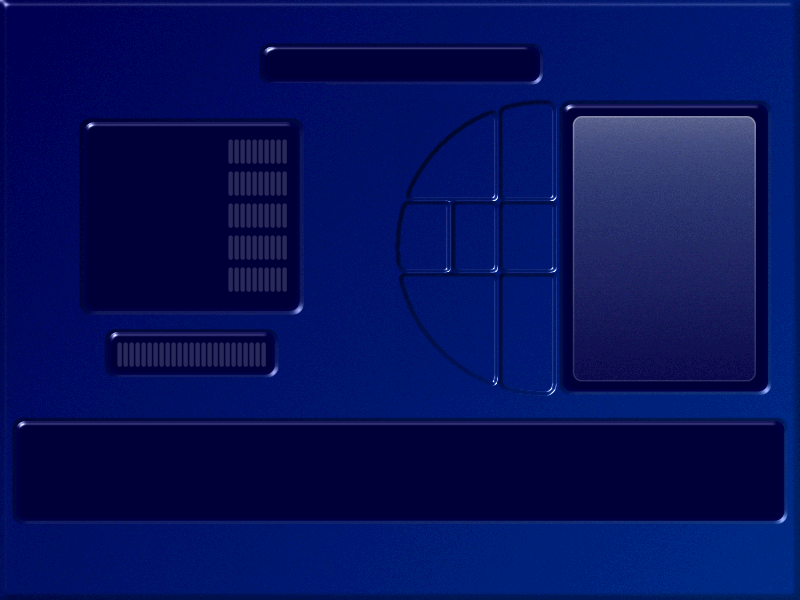
#> input picture tools/iff-dump/uigr-png/0106_CreateACharBack.png, 800 x 600 px, found by its file name
$ python diff_art.py
#> lines starting #> are read from the running program, lines starting #| are printed output that depends on the picture; pictures that were not available may be replaced by others from this repository, and a replacement may not be noted
#!/usr/bin/env python3
"""Whole-image diff: capture casorig-cac art area vs original CreateACharBack.
Tests whether the mauve hole is a color remap of the same art or a different image."""
from PIL import Image
import numpy as np

UIGR = "/Users/nathannoom/Developer/Games/The Sims/simitone-fork/tools/iff-dump/uigr-png/0106_CreateACharBack.png"
CAP = "/Users/nathannoom/Developer/Games/The Sims/simitone-fork/build/ui-audit/r240/default/uisurvey-casorig-cac.png"

art = np.array(Image.open(UIGR).convert("RGB"), dtype=np.float64)
cap = np.array(Image.open(CAP).convert("RGB"), dtype=np.float64)
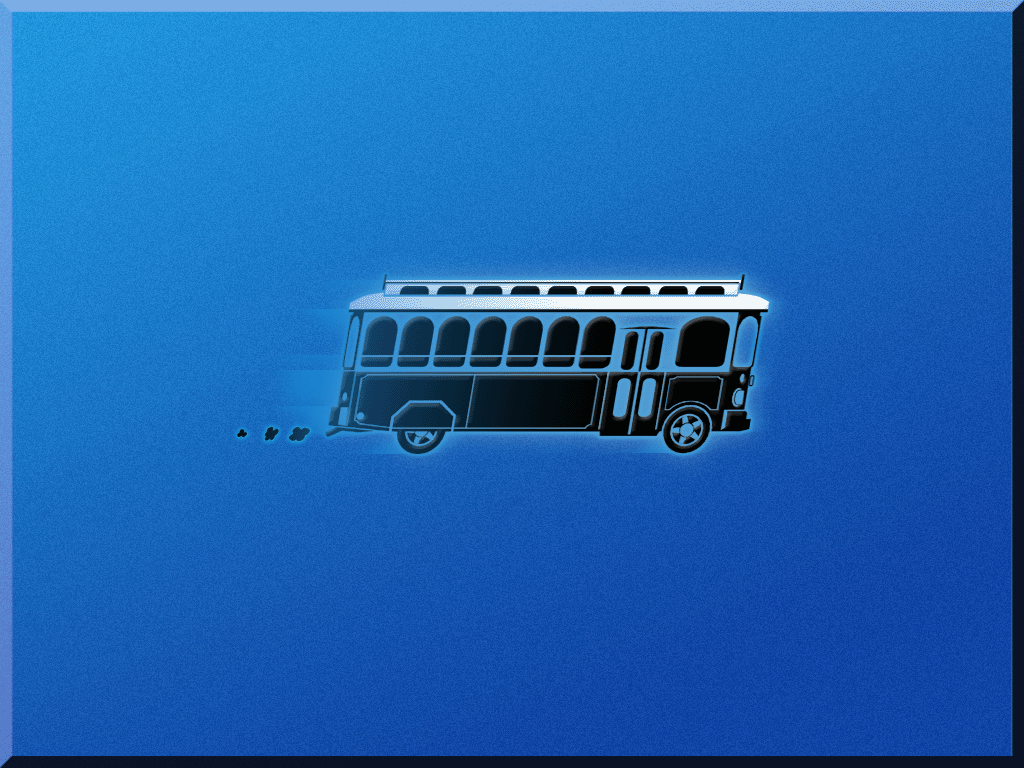
#> input picture tools/iff-dump/uigr-png/0010_Bus_loadscreen_1024x768.png, 1024 x 768 px, given in place of uisurvey-casorig-cac.png, which was not available

# default run: art at top-left (0,0), 800x600 within 1024x768
A = art
C = cap[:600, :800]
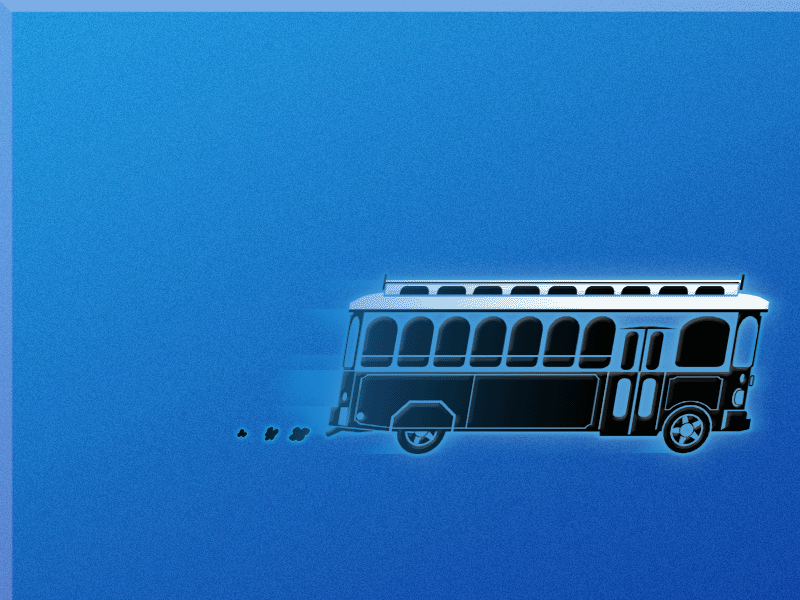
#> C: shape (600, 800, 3) float64; mean R, G, B 32.4, 112.1, 185.4

diff = np.abs(A - C).mean(axis=2)
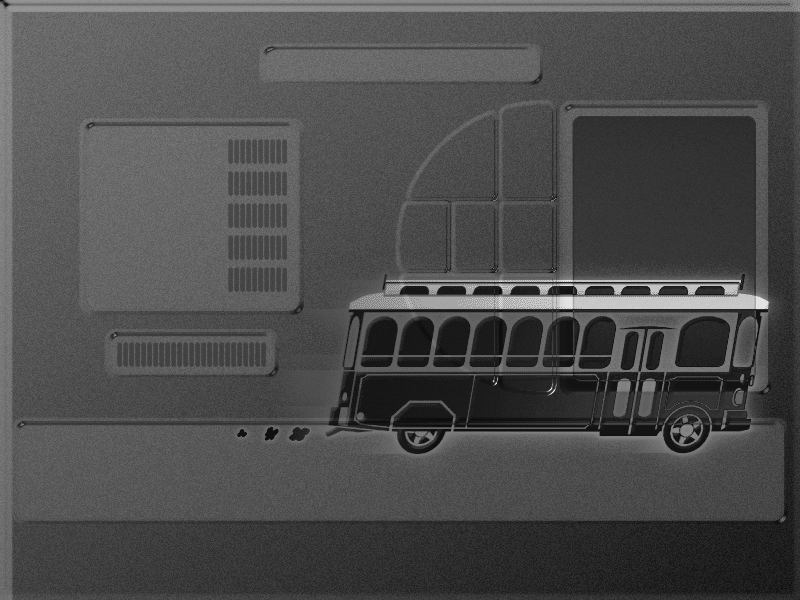
#> diff: shape (600, 800) float64; min 9.33, max 235, mean 76.7
print(f"whole-art mean abs diff = {diff.mean():.1f}")
#| whole-art mean abs diff = 76.7
# map of differences by region: 10x10 blocks, report blocks with mean diff > 25
print("high-diff blocks (x0,y0 -> meandiff):")
blocks = []
for by in range(0, 600, 60):
    for bx in range(0, 800, 80):
        d = diff[by:by+60, bx:bx+80].mean()
        if d > 25:
            blocks.append((bx, by, d))
#> after the loop, blocks = 100 items, first 6: (0, 0, 114.7), (80, 0, 108.9), (160, 0, 105.2), (240, 0, 103.5), (320, 0, 101.4), (400, 0, 98.56)
for bx, by, d in sorted(blocks, key=lambda t: -t[2])[:20]:
    print(f"  ({bx:3d},{by:3d}) {d:.0f}")
#> this loop made 20 passes
#> (bx, by, d) on passes 1 to 12: (0, 0, 114.7), (80, 0, 108.9), (0, 60, 106.6), (80, 120, 105.5), (160, 0, 105.2), (80, 180, 104.5), (240, 0, 103.5), (0, 120, 102.8), (160, 120, 101.9), (320, 0, 101.4), (80, 240, 101.2), (160, 180, 100.3)
#|   (  0,  0) 115
#|   ( 80,  0) 109
#|   (  0, 60) 107
#|   ( 80,120) 105
#|   (160,  0) 105
#|   ( 80,180) 105
#|   (240,  0) 104
#|   (  0,120) 103
#> (further printed lines are left out)

# hole region stats again (art-space)
hole_art = A[145:365, 618:718]; hole_cap = C[145:365, 618:718]
#> after `hole_art = A[145:365, 618:718]`:
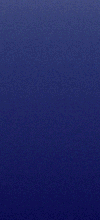
#> hole_art: shape (220, 100, 3) float64; mean R, G, B 33.5, 39.8, 100.3
#> after `hole_cap = C[145:365, 618:718]`:
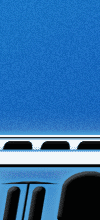
#> hole_cap: shape (220, 100, 3) float64; mean R, G, B 49, 110.7, 168.8
print(f"hole art mean={hole_art.reshape(-1,3).mean(axis=0).round(0)} cap mean={hole_cap.reshape(-1,3).mean(axis=0).round(0)}")
#| hole art mean=[ 33.  40. 100.] cap mean=[ 49. 111. 169.]

# per-channel linear fit cap = a*art + b inside hole
for ch, name in enumerate("RGB"):
    x = hole_art[:, :, ch].ravel(); y = hole_cap[:, :, ch].ravel()
    a, b = np.polyfit(x, y, 1)
    resid = y - (a*x+b)
    print(f"  {name}: fit y={a:.2f}x+{b:.1f} residual std={resid.std():.1f} (art std={x.std():.1f})")
#> this loop made 3 passes
#> (a, b) on passes 1 to 3: (-1.16, 87.94), (0.382, 95.46), (2.29, -60.43)
#|   R: fit y=-1.16x+87.9 residual std=58.6 (art std=14.2)
#|   G: fit y=0.38x+95.5 residual std=57.8 (art std=16.9)
#|   B: fit y=2.29x+-60.4 residual std=64.9 (art std=13.6)

# control: same fit in a NON-hole textured art region (button fan edges 400..560, 100..380)
fA = A[100:380, 400:560]; fC = C[100:380, 400:560]
#> after `fA = A[100:380, 400:560]`:
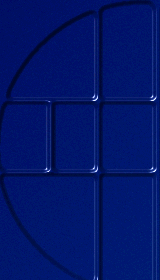
#> fA: shape (280, 160, 3) float64; mean R, G, B 1.2, 21.4, 104.9
#> after `fC = C[100:380, 400:560]`:
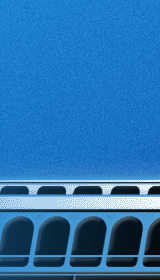
#> fC: shape (280, 160, 3) float64; mean R, G, B 41, 114.9, 176
for ch, name in enumerate("RGB"):
    x = fA[:, :, ch].ravel(); y = fC[:, :, ch].ravel()
    a, b = np.polyfit(x, y, 1)
    resid = y - (a*x+b)
    print(f"  fan {name}: fit y={a:.2f}x+{b:.1f} residual std={resid.std():.1f} (art std={x.std():.1f})")
#> this loop made 3 passes
#> (a, b) on passes 1 to 3: (-0.0845, 41.12), (-0.397, 123.3), (-0.573, 236.2)
#|   fan R: fit y=-0.08x+41.1 residual std=43.9 (art std=7.9)
#|   fan G: fit y=-0.40x+123.3 residual std=44.0 (art std=9.4)
#|   fan B: fit y=-0.57x+236.2 residual std=57.8 (art std=14.8)
